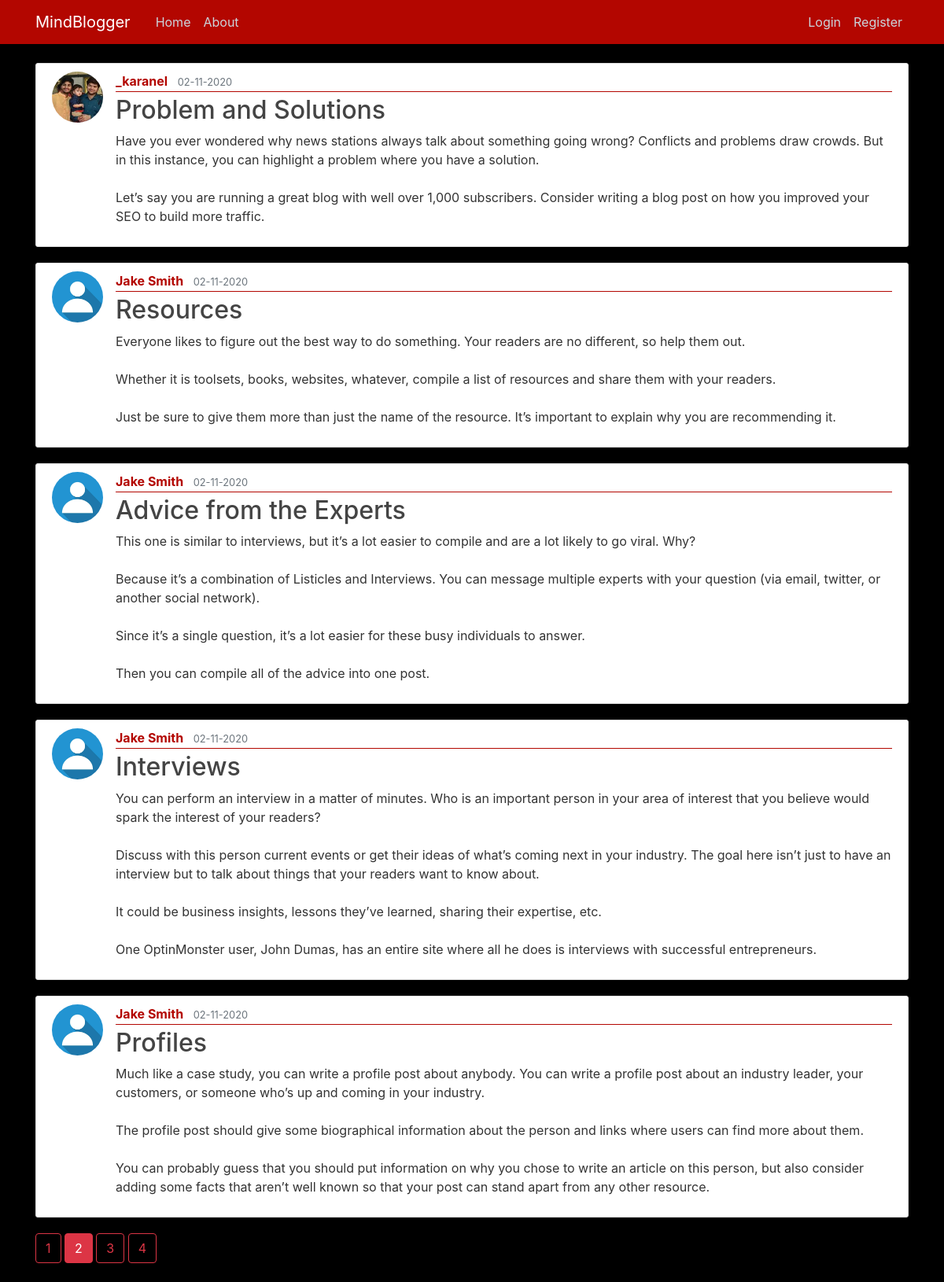
The page /home?page=2 on the database its author committed.
### flask_blog/models.py (models this page shows, shortened)
class Post(db.Model):
    id = db.Column(db.Integer, primary_key=True)
    title = db.Column(db.String(100), nullable=False)
    date_posted = db.Column(db.DateTime, nullable=False, default=datetime.utcnow)
    content = db.Column(db.Text, nullable=False)
    user_id = db.Column(db.Integer, db.ForeignKey('user.id'), nullable=False)

class User(db.Model, UserMixin):
    id = db.Column(db.Integer, primary_key=True)
    username = db.Column(db.String(20), unique=True, nullable=False)
    email = db.Column(db.String(120), unique=True, nullable=False)
    image_file = db.Column(db.String(20), nullable=False, default='default.jpg')
    password = db.Column(db.String(60), nullable=False)
    posts = db.relationship('Post', backref='author', lazy=True)

### flask_blog/main/routes.py (the view)
@main.route('/')
@main.route('/home')
def home():
    page = request.args.get('page', 1, type=int)
    posts = Post.query.order_by(Post.date_posted.desc()).paginate(page=page, per_page=5)
    return render_template("home.html",posts=posts)

### flask_blog/templates/home.html
{% extends "layout.html" %}
{% block content %}
    {% for post in posts.items %}
        <article class="media content-section">
          <img class="rounded-circle article-img" src="{{ url_for('static', filename='profile_pics/' + post.author.image_file) }}">
          <div class="media-body">
            <div class="article-metadata">
              <a class="mr-2" href="{{ url_for('users.user_posts', username=post.author.username) }}">{{ post.author.username }}</a>
              <small class="text-muted">{{ post.date_posted.strftime('%d-%m-%Y') }}</small>
            </div>
            <h2><a class="article-title" href="{{ url_for('posts.post', post_id=post.id) }}">{{ post.title }}</a></h2>
            <p class="article-content">{{ post.content }}</p>
          </div>
        </article>
    {% endfor %}
    {% for page_num in posts.iter_pages(left_edge=2, right_edge=2, left_current=1, right_current=3) %}
      {% if page_num %}
        {% if posts.page==page_num %}
          <a class="btn btn-danger mb-4" href="{{ url_for('main.home', page=page_num) }}">{{ page_num }}</a>
        {% else %}
          <a class="btn btn-outline-danger mb-4" href="{{ url_for('main.home', page=page_num) }}">{{ page_num }}</a>
        {% endif %}
      {% else %}
        ...
      {% endif %}
    {% endfor %}
{% endblock content %}

### flask_blog/static/main.css (style rules this page uses)
body { background: #000; color: #333333; margin-top: 5rem; }
h1, h2, h3, h4, h5, h6 { color: #444444; }
.content-section { background: #ffffff; padding: 10px 20px; border: 1px solid #dddddd; border-radius: 3px; margin-bottom: 20px; }
.article-title { color: #444444; }
.article-content { white-space: pre-line; }
.article-img { height: 65px; width: 65px; margin-right: 16px; }
.article-metadata { padding-bottom: 1px; margin-bottom: 4px; border-bottom: 1px solid #b30600; }
.article-metadata a { color: #b30600; font-weight: bold; }

### rows shown on the page
Post: image_file (picture), author.username "_karanel", date_posted "02-11-2020", title "Problem and Solutions", content "Have you ever wondered why news stations always talk about something going wrong? Conflicts and problems draw crowds. But in this instance, you can highlight a problem where you have a solution. Let’s say you are running a great blog with well over 1,000 subscribers. Consider writing a blog post on how you improved your SEO to build more traffic."
Post: image_file (placeholder picture), author.username "Jake Smith", date_posted "02-11-2020", title "Resources", content "Everyone likes to figure out the best way to do something. Your readers are no different, so help them out. Whether it is toolsets, books, websites, whatever, compile a list of resources and share them with your readers. Just be sure to give them more than just the name of the resource. It’s important to explain why you are recommending it."
Post: image_file (placeholder picture), author.username "Jake Smith", date_posted "02-11-2020", title "Advice from the Experts", content "This one is similar to interviews, but it’s a lot easier to compile and are a lot likely to go viral. Why? Because it’s a combination of Listicles and Interviews. You can message multiple experts with your question (via email, twitter, or another social network). Since it’s a single question, it’s a lot easier for these busy individuals to answer. Then you can compile all of the advice into one post."
Post: image_file (placeholder picture), author.username "Jake Smith", date_posted "02-11-2020", title "Interviews", content "You can perform an interview in a matter of minutes. Who is an important person in your area of interest that you believe would spark the interest of your readers? Discuss with this person current events or get their ideas of what’s coming next in your industry. The goal here isn’t just to have an interview but to talk about things that your readers want to know about. It could be business insights, lessons they’ve learned, sharing their expertise, etc. One OptinMonster user, John Dumas, has an entire site where all he does is interviews with successful entrepreneurs."
Post: image_file (placeholder picture), author.username "Jake Smith", date_posted "02-11-2020", title "Profiles", content "Much like a case study, you can write a profile post about anybody. You can write a profile post about an industry leader, your customers, or someone who’s up and coming in your industry. The profile post should give some biographical information about the person and links where users can find more about them. You can probably guess that you should put information on why you chose to write an article on this person, but also consider adding some facts that aren’t well known so that your post can stand apart from any other resource."

### other values the page prints
{{ page_num }} "1" "3" "4"
{{ page_num }} "2"
